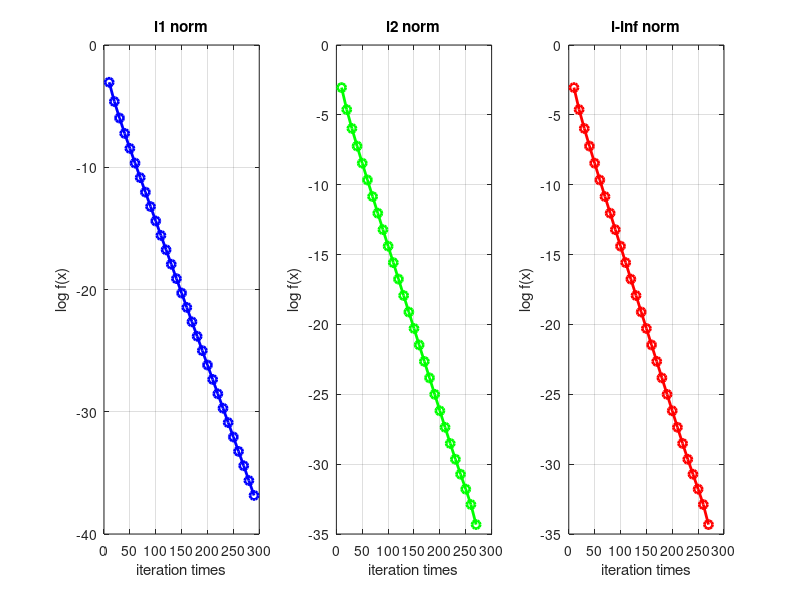

The MATLAB script that drew this image:

load result.mat

% get the size of each vector.
y1Size = size(y_l1,2);
y2Size = size(y_l2,2);
yinfSize = size(y_l2,2);

figure('Name','gradient vs iteration times.');
%% draw l1 lin
k1 = [];
v1 = [];
for i=1:fix(y1Size/10)
	k1 = [k1, i*10];
	v1 = [v1, value_l1(i*10)];
end
subplot(1, 3, 1);
plot(k1, log(v1), '-bo', 'LineWidth', 2);
title('l1 norm');
xlabel('iteration times'); ylabel('log f(x)');
grid on;


%% l2
k2 = [];
v2 = [];
for i=1:fix(y2Size/10)
	k2 = [k2, i*10];
	v2 = [v2, value_l2(i*10)];
end
subplot(1, 3, 2);
plot(k2, log(v2), '-go', 'LineWidth', 2);
title('l2 norm');
xlabel('iteration times'); ylabel('log f(x)');
grid on;


%% linf
kinf = [];
vinf = [];
for i=1:fix(yinfSize/10)
	kinf = [kinf, i*10];
	vinf = [vinf, value_l2(i*10)];
end
subplot(1, 3, 3);
plot(kinf, log(vinf), '-ro', 'LineWidth', 2);
title('l-inf norm');
xlabel('iteration times'); ylabel('log f(x)');
grid on;
